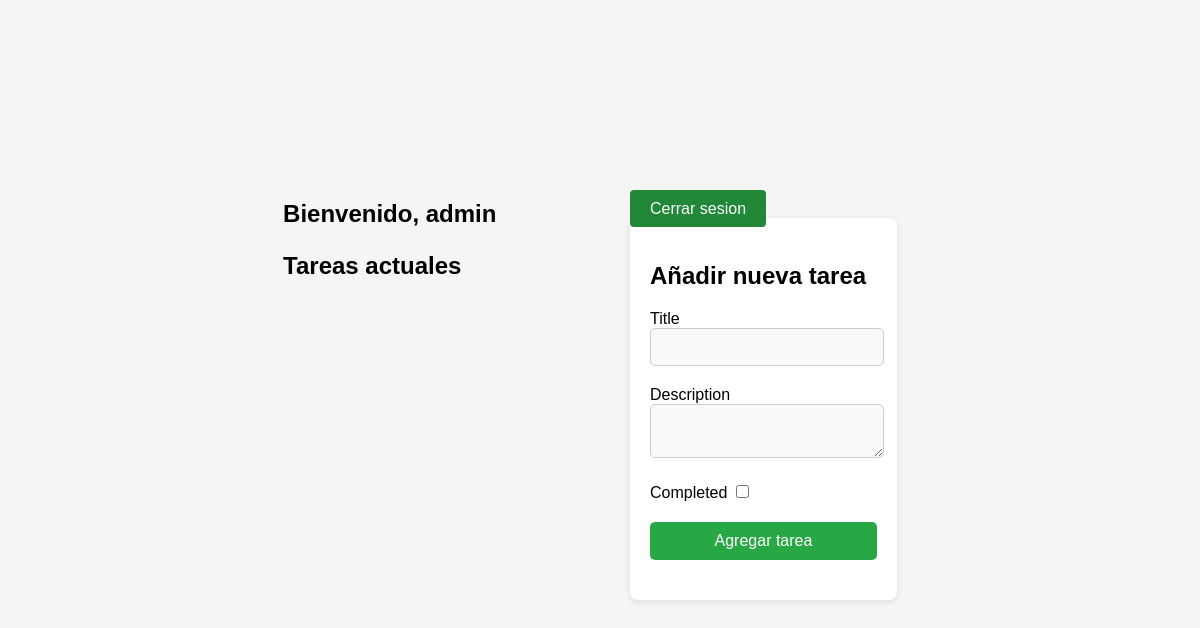
Before: /dashboard (signed in) with the older database file.
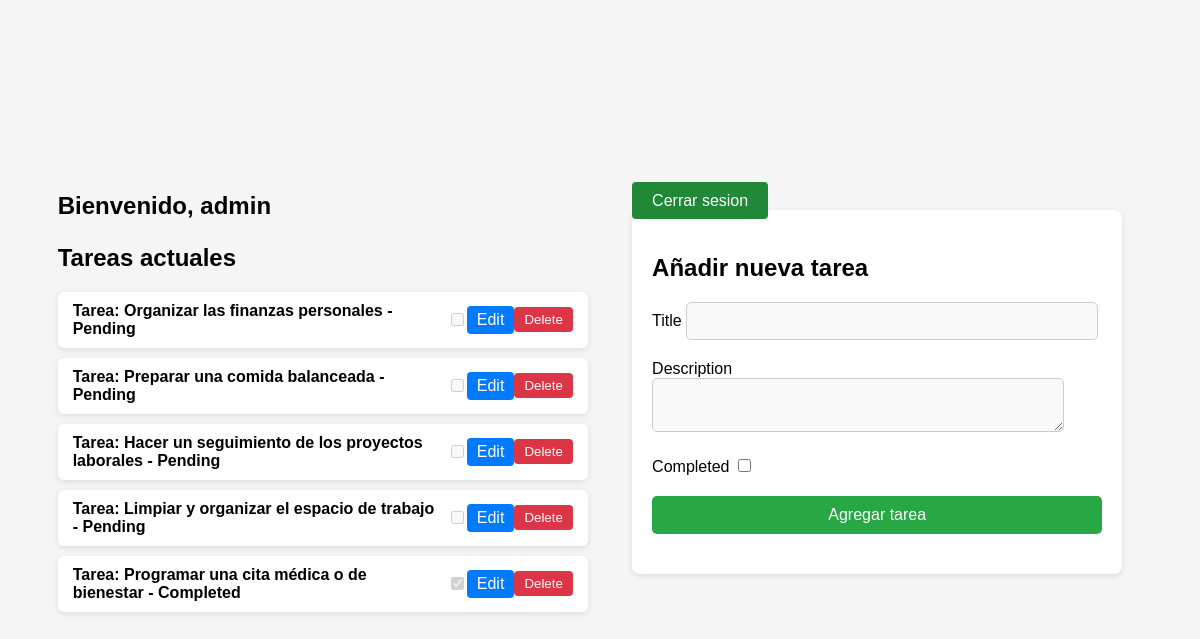
After: the same page with the newer database file.
### app/models.py (models this page shows)
class User(db.Model, UserMixin):
    id = db.Column(db.Integer, primary_key=True)
    username = db.Column(db.String(100), unique=True, nullable=False)
    password = db.Column(db.String(100), nullable=False)

class Task(db.Model):
    id = db.Column(db.Integer, primary_key=True)
    title = db.Column(db.String(100), nullable=False)
    description = db.Column(db.String(200))
    completed = db.Column(db.Boolean, default=False)
    user_id = db.Column(db.Integer, db.ForeignKey('user.id'), nullable=False)
    user = db.relationship('User', backref=db.backref('tasks', lazy=True))

### app/routes.py (the view, shortened to what this page needs)
@main.route('/dashboard', methods=['GET', 'POST'])
@login_required
def dashboard():
    form = TaskForm()
    tasks = Task.query.filter_by(user_id=current_user.id).all()
    return render_template('dashboard.html', form=form, tasks=tasks)

### app/forms.py
class TaskForm(FlaskForm):
    title = StringField('Title', validators=[InputRequired(), Length(max=200)])
    description = TextAreaField('Description')
    completed = BooleanField('Completed')
    submit = SubmitField('Agregar tarea')

### app/__init__.py (called while the page is built)
def create_app():
    app = Flask(__name__)
    csrf = CSRFProtect(app)
    app.config['SECRET_KEY'] = 'task_2025_esti'
    app.config['SQLALCHEMY_DATABASE_URI'] = 'sqlite:///app.db'
    app.config['SQLALCHEMY_TRACK_MODIFICATIONS'] = False
    db.init_app(app)
    login_manager.init_app(app)
    migrate.init_app(app, db)  # Inicia Migrate con la app y la base de datos
    from .models import User, Task  # Ahora importa aquí después de que la app esté inicializada
    login_manager.login_view = 'main.login'
    @login_manager.user_loader
    def load_user(user_id):
        return User.query.get(int(user_id))  # Busca al usuario por ID
    from .routes import main
    app.register_blueprint(main)
    return app

### app/templates/dashboard.html (shortened to what this page needs)
{% extends "layout.html" %}
{% block content %}
<div class="column">
    <h2>Bienvenido, {{ current_user.username }}</h2>
    <h3>Tareas actuales</h3>
    <ul class="task-list">
        {% for task in tasks %}
        <li class="task-item">
            <span class="task-title">{{ task.title }} - {{ "Completed" if task.completed else "Pending" }}</span>
            <input type="checkbox" disabled {{ 'checked' if task.completed else '' }} class="task-checkbox">
            <a href="{{ url_for('main.edit_task', task_id=task.id) }}" class="edit-btn">Edit</a>
            <form method="POST" action="{{ url_for('main.delete_task', task_id=task.id) }}" style="display:inline;">
                <button type="submit" class="delete-btn" onclick="return confirm('¿Estás seguro de que deseas eliminar esta tarea?');">Delete</button>
            </form>
        </li>
        {% endfor %}
    </ul>
</div>
<div class="column">
    <div class="dashboard-container">
        <a href="{{ url_for('main.logout') }}" class="logout-btn">Cerrar sesion</a>
        <div class="task-form">
            <h3>Añadir nueva tarea</h3>
            <form method="POST">
                <div class="form-holder">
                    {{ form.title.label }}
                    {{ form.title(class="form-controlx") }}
                </div>
                <div class="form-holder">
                    {{ form.description.label }}
                    {{ form.description(class="form-controlx") }}
                </div>
                <div class="form-holder">
                    {{ form.completed.label }}
                    {{ form.completed }}
                </div>
                <div class="form-holder">
                    {{ form.submit(class="btn-submit") }}
                </div>
            </form>
        </div>
    </div>
</div>
{% endblock %}

### app/templates/layout.html (shortened to what this page needs)
<!DOCTYPE html>
<html lang="en">
<head>
    <link rel="stylesheet" href="{{ url_for('static', filename='css/styles.css') }}">
    <link rel="stylesheet" href="https://cdnjs.cloudflare.com/ajax/libs/linearicons/2.0.0/web-font.css">
</head>
<body>
    <div class="container">
        {% block content %}{% endblock %}
    </div>
</body>
</html>

### app/static/css/styles.css (style rules this page uses)
body { font-family: 'Arial', sans-serif; background: #f5f5f5; display: flex; justify-content: center; align-items: center; height: 100vh; margin: 0; }
.dashboard-container { margin: 20px; font-family: Arial, sans-serif; }
.task-form { background-color: #ffffff; padding: 20px; border-radius: 8px; box-shadow: 0 2px 6px rgba(0, 0, 0, 0.1); margin-bottom: 20px; }
h2, h3 { font-weight: bold; }
h3 { font-size: 24px; margin-bottom: 20px; }
.form-holder { position: relative; margin-bottom: 20px; }
.form-controlx { width: 80%; padding: 10px; padding-left: 40px; border: 1px solid #ccc; border-radius: 5px; background: #f9f9f9; font-size: 14px; }
.btn-submit { width: 100%; padding: 10px; background-color: #28a745; border: none; border-radius: 5px; color: white; font-size: 16px; cursor: pointer; }
.task-list { list-style-type: none; padding-left: 0; }
.task-item { background-color: #ffffff; padding: 10px 15px; margin-bottom: 10px; border-radius: 6px; box-shadow: 0 2px 6px rgba(0, 0, 0, 0.1); display: flex; justify-content: space-between; align-items: center; }
.task-title { font-size: 16px; font-weight: bold; }
.task-checkbox { margin-left: 10px; }
.edit-btn { background-color: #007bff; color: white; padding: 5px 10px; border-radius: 4px; text-decoration: none; }
.delete-btn { background-color: #dc3545; color: white; padding: 5px 10px; border-radius: 4px; border: none; cursor: pointer; }
.logout-btn { background-color: #218838; padding: 10px 20px; border-radius: 4px; color: white; text-decoration: none; margin-top: 20px; }
.container { display: flex; justify-content: space-between; }
.column { width: 48%; background-color: transparent; padding: 10px; }

Changed rows visible on the page:
added Task: title "Tarea: Organizar las finanzas personales", completed "Pending"
added Task: title "Tarea: Preparar una comida balanceada", completed "Pending"
added Task: title "Tarea: Hacer un seguimiento de los proyectos laborales", completed "Pending"
added Task: title "Tarea: Limpiar y organizar el espacio de trabajo", completed "Pending"
added Task: title "Tarea: Programar una cita médica o de bienestar", completed "Completed"
